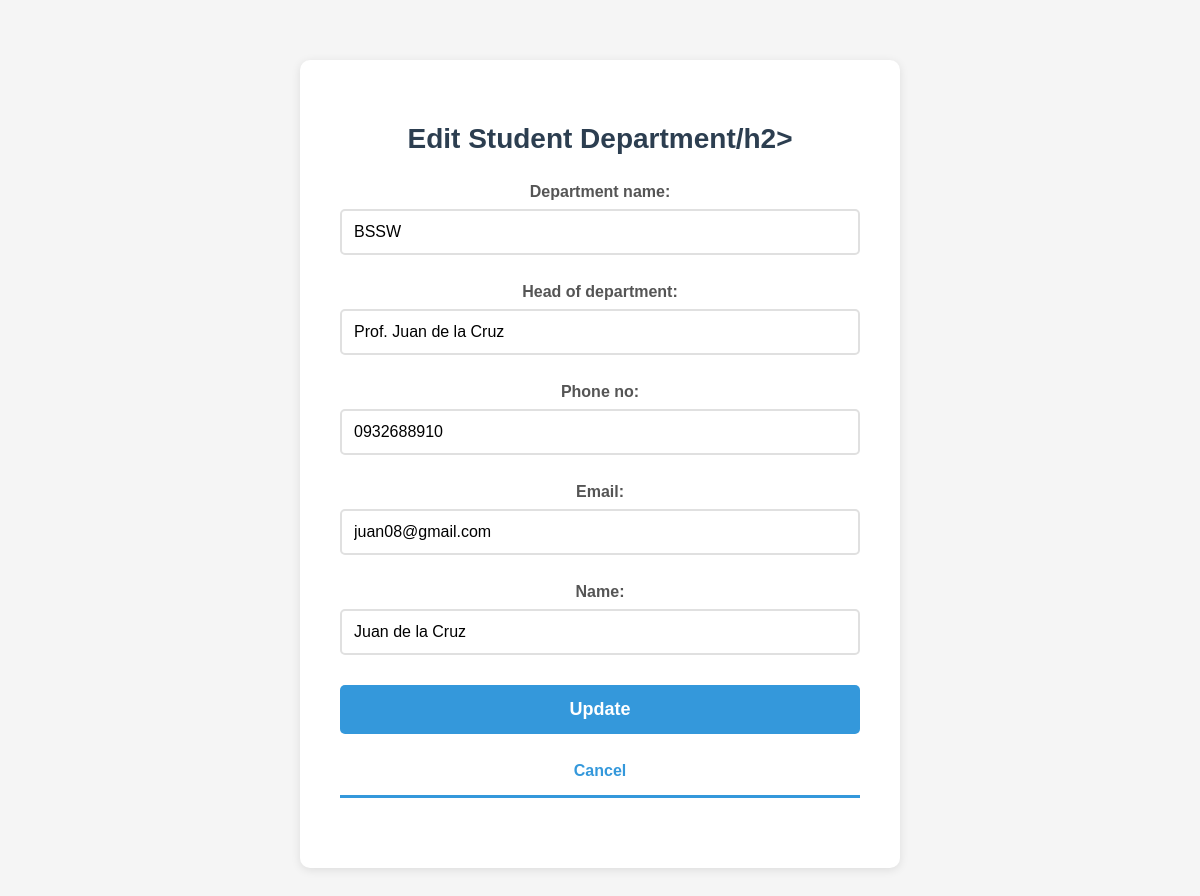
/departments/edit/2/ (signed in), run on the app's committed database.
### online_enrollment/models.py (models this page shows, shortened)
class Department(models.Model):
    department_name = models.CharField(max_length=100)
    head_of_department = models.CharField(max_length=100)
    phone_no = models.CharField(max_length=100)
    email = models.EmailField(max_length=100)
    name = models.CharField(max_length=100)

### online_enrollment/views.py (the view)
# urls.py: path("departments/edit/<int:id>/", views.edit_department, name="edit_department"),
@login_required(login_url='login')
def edit_department(request, id):
    dept = get_object_or_404(Department, id=id)
    if request.method == 'POST':
        form = DepartmentForm(request.POST, instance=dept)
        if form.is_valid():
            form.save()
            messages.success(request, "Department updated successfully!")
            return redirect('departments')
    else:
        form = DepartmentForm(instance=dept)
    return render(request, 'online_enrollment/edit_department.html', {'form': form, 'department': dept})

### online_enrollment/forms.py
class DepartmentForm(forms.ModelForm):
    class Meta:
        model = Department
        fields = '__all__'

### online_enrollment/templates/online_enrollment/edit_department.html (shortened to what this page needs)
{% block content %}
<div class="add-student-container">
    <div class="add-student-box">
        <h2>Edit Student Department/h2>
        <form method="POST">
            {{ form.as_p }}
            <button type="submit" class="save-btn">Update</button>
        </form>
        <a href="{% url 'departments' %}" class="back-link"> Cancel</a>
    </div>
</div>
{% endblock %}

### online_enrollment/templates/online_enrollment/edit_department.html (style rules this page uses)
.add-student-container { max-width: 600px; margin: 40px auto; }
.add-student-box { background: white; border-radius: 10px; padding: 40px; box-shadow: 0 2px 10px rgba(0,0,0,0.1); }
h2 { color: #2c3e50; text-align: center; margin-bottom: 30px; font-size: 28px; border-bottom: 3px solid #3498db; padding-bottom: 15px; }
form p { margin-bottom: 20px; }
form label { display: block; color: #555; font-weight: bold; margin-bottom: 8px; font-size: 16px; }
form input[type="text"], form input[type="number"], form input[type="email"], form select, form textarea { width: 100%; padding: 12px; border: 2px solid #e0e0e0; border-radius: 5px; font-size: 16px; box-sizing: border-box; }
.save-btn { width: 100%; padding: 14px; background-color: #3498db; color: white; border: none; border-radius: 5px; font-size: 18px; font-weight: bold; cursor: pointer; margin-top: 10px; }
.back-link { display: block; text-align: center; margin-top: 20px; color: #3498db; text-decoration: none; font-weight: bold; font-size: 16px; }

### data on the page
Department: department_name "BSSW", head_of_department "Prof. Juan de la Cruz", phone_no "0932688910", email "juan08@gmail.com", name "Juan de la Cruz"
